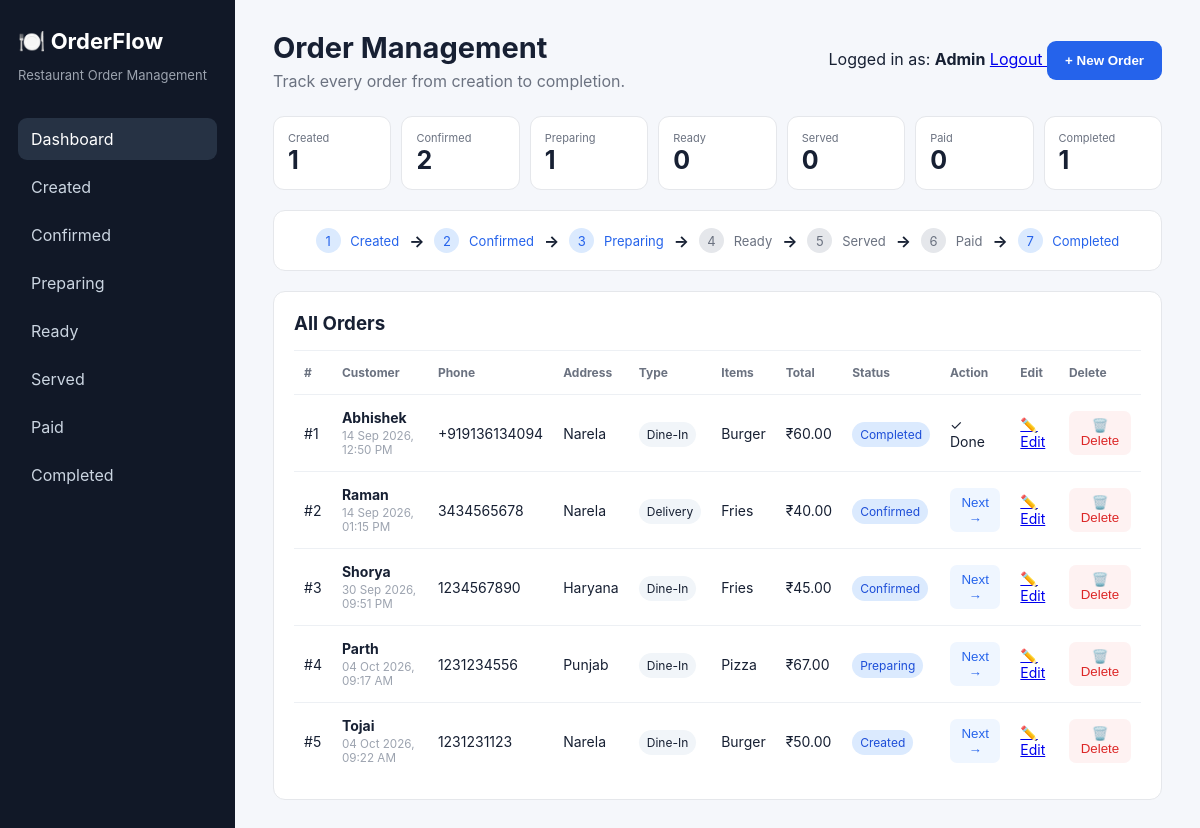
The page / (signed in) on the database its author committed.
### tables this page shows
CREATE TABLE orders (
            id INTEGER PRIMARY KEY AUTOINCREMENT,
            customer TEXT NOT NULL,
            order_type TEXT NOT NULL,
            items TEXT NOT NULL,
            total REAL NOT NULL,
            status TEXT NOT NULL DEFAULT 'Created',
            created_at TEXT NOT NULL
        , phone TEXT DEFAULT '', address TEXT DEFAULT '');

### app.py (the view, shortened to what this page needs)
@app.route("/")
def index():
    if "user_id" not in session:
        return redirect(url_for("login"))
    status = request.args.get("status", "")
    conn = get_db()
    if session["role"] == "admin":
        if status in STATUSES:
            orders = conn.execute(
                """
                SELECT *
                FROM orders
                WHERE status=?
                ORDER BY id ASC
                """,
                (status,)
            ).fetchall()
        else:
            orders = conn.execute(
                """
                SELECT *
                FROM orders
                ORDER BY id ASC
                """
            ).fetchall()
    counts = {
        s: conn.execute(
            "SELECT COUNT(*) FROM orders WHERE status=?",
            (s,)
        ).fetchone()[0]
        for s in STATUSES
    }
    conn.close()
    return render_template(
        "index.html",
        orders=orders,
        counts=counts,
        statuses=STATUSES,
        order_types=ORDER_TYPES,
        selected=status
    )

### app.py (called while the page is built)
def get_db():
    conn = sqlite3.connect(DB)
    conn.row_factory = sqlite3.Row
    return conn

### templates/index.html (shortened to what this page needs)
<!doctype html>
<html lang="en">
<head>
    <link
        rel="stylesheet"
        href="{{ url_for('static', filename='style.css') }}"
    >
</head>
<body>
<div class="app">
    <aside class="sidebar">
        <h1>🍽️ OrderFlow</h1>
        <p class="muted">
            Restaurant Order Management
        </p>
        <nav>
            <a
                class="{{ 'active' if not selected else '' }}"
                href="/"
            >
                Dashboard
            </a>
            {% for s in statuses %}
            <a
                class="{{ 'active' if selected == s else '' }}"
                href="/?status={{ s }}"
            >
                {{ s }}
            </a>
            {% endfor %}
        </nav>
    </aside>
    <main>
        <header>
            <div>
                <h2>Order Management</h2>
                <p>
                    Track every order from creation to completion.
                </p>
            </div>
            <div>
                <span>
                    Logged in as:
                    <b>{{ session["role"]|capitalize }}</b>
                </span>
                <a
                    href="/logout"
                    class="logout"
                >
                    Logout
                </a>
                <button
                    class="primary"
                    onclick="openModal()"
                >
                    + New Order
                </button>
            </div>
        </header>
        <section class="stats">
            {% for s in statuses %}
            <a
                class="stat"
                href="/?status={{ s }}"
            >
                <span>{{ s }}</span>
                <strong>
                    {{ counts[s] }}
                </strong>
            </a>
            {% endfor %}
        </section>
        <section class="lifecycle">
            {% for s in statuses %}
            <div
                class="step {{ 'done' if counts[s] > 0 else '' }}"
            >
                <span>
                    {{ loop.index }}
                </span>
                {{ s }}
            </div>
            {% if not loop.last %}
            <b>→</b>
            {% endif %}
            {% endfor %}
        </section>
        <section class="panel">
            <div class="panel-head">
                <h3>
                    {{ selected if selected else "All Orders" }}
                </h3>
            </div>
            {% if orders %}
            <div class="table-wrap">
                <table>
                    <thead>
                    <tr>
                        <th>#</th>
                        <th>Customer</th>
                        {% if session["role"] == "admin" %}
                        <th>Phone</th>
                        <th>Address</th>
                        {% endif %}
                        <th>Type</th>
                        <th>Items</th>
                        <th>Total</th>
                        <th>Status</th>
                        <th>Action</th>
                        {% if session["role"] == "admin" %}
                        <th>Edit</th>
                        <th>Delete</th>
                        {% endif %}
                    </tr>
                    </thead>
                    <tbody>
                    {% for o in orders %}
                    <tr>
                        <td>
                            #{{ loop.index }}
                        </td>
                        <td>
                            <b>
                                {{ o.customer }}
                            </b>
                            <small>
                                {{ o.created_at }}
                            </small>
                        </td>
                        {% if session["role"] == "admin" %}
                        <td>
                            {{ o.phone or "Not provided" }}
                        </td>
                        <td>
                            {{ o.address or "Not provided" }}
                        </td>
                        {% endif %}
                        <td>
                            <span class="type">
                                {{ o.order_type }}
                            </span>
                        </td>
                        <td>
                            {{ o.items }}
                        </td>
                        <td>
                            ₹{{ "%.2f"|format(o.total) }}
                        </td>
                        <td>
                            <span class="badge">
                                {{ o.status }}
                            </span>
                        </td>
                        <td>
                            {% if o.status != "Completed" %}
                            <form
                                method="post"
                                action="/advance/{{ o.id }}"
                            >
                                <button class="next">
                                    Next →
                                </button>
                            </form>
                            {% else %}
                            <span>
                                ✓ Done
                            </span>
                            {% endif %}
                        </td>
                        {% if session["role"] == "admin" %}
                        <td>
                            <a
                                class="edit"
                                href="/edit/{{ o.id }}"
                            >
                                ✏️ Edit
                            </a>
                        </td>
                        <td>
                            <form
                                method="post"
                                action="/delete/{{ o.id }}"
                                onsubmit="return confirm('Are you sure you want to delete this order?');"
                            >
                                <button class="delete">
                                    🗑️ Delete
                                </button>
                            </form>
                        </td>
                        {% endif %}
                    </tr>
                    {% endfor %}
                    </tbody>
                </table>
            </div>
            {% else %}
            <div class="empty">
                No orders yet.
                Click <b>+ New Order</b> to create one.
            </div>
            {% endif %}
        </section>
    </main>
</div>
</body>
</html>

### static/style.css (style rules this page uses)
* { box-sizing:border-box }
body { margin:0;font-family:Inter,Arial,sans-serif;background:#f5f7fb;color:#172033 }
.app { display:flex;min-height:100vh }
.sidebar { width:235px;background:#111827;color:white;padding:28px 18px }
.sidebar h1 { font-size:22px;margin:0 0 5px }
.muted { color:#9ca3af;font-size:13px }
.sidebar nav { margin-top:35px;display:flex;flex-direction:column;gap:6px }
.sidebar nav a { color:#cbd5e1;text-decoration:none;padding:11px 13px;border-radius:9px }
.sidebar nav a:hover,.sidebar nav a.active { background:#263244;color:white }
main { flex:1;padding:30px 38px }
header { display:flex;justify-content:space-between;align-items:center;margin-bottom:25px }
h2 { margin:0 0 6px;font-size:29px }
header p { margin:0;color:#6b7280 }
.primary { border:0;background:#2563eb;color:white;padding:12px 18px;border-radius:9px;font-weight:700;cursor:pointer }
.stats { display:grid;grid-template-columns:repeat(7,1fr);gap:10px;margin-bottom:20px }
.stat { background:white;border:1px solid #e5e7eb;padding:14px;text-decoration:none;color:inherit;border-radius:11px }
.stat span { font-size:11px;color:#6b7280;display:block }
.stat strong { font-size:25px }
.lifecycle { background:white;border:1px solid #e5e7eb;border-radius:12px;padding:17px;display:flex;align-items:center;justify-content:center;gap:10px;margin-bottom:20px;overflow:auto }
.step { white-space:nowrap;color:#6b7280;font-size:13px }
.step span { display:inline-grid;place-items:center;width:25px;height:25px;border-radius:50%;background:#e5e7eb;margin-right:6px }
.step.done { color:#2563eb }
.step.done span { background:#dbeafe;color:#2563eb }
.panel { background:white;border:1px solid #e5e7eb;border-radius:12px;padding:20px }
.panel-head { display:flex;justify-content:space-between;align-items:center;margin-bottom:15px }
.panel-head h3 { margin:0 }
.table-wrap { overflow:auto }
table { width:100%;border-collapse:collapse }
th,td { text-align:left;padding:14px 10px;border-top:1px solid #edf0f4;font-size:14px }
th { color:#6b7280;font-size:12px }
small { display:block;color:#9ca3af;margin-top:3px }
.type,.badge { padding:5px 8px;border-radius:20px;background:#f1f5f9;font-size:12px }
.badge { background:#dbeafe;color:#1d4ed8 }
.next,.delete { border:0;border-radius:7px;padding:7px 10px;cursor:pointer }
.next { background:#eff6ff;color:#2563eb }
.delete { background:#fef2f2;color:#dc2626 }

### rows shown on the page
orders: status "Completed", id "1", customer "Abhishek", created_at "14 Sep 2026, 12:50 PM", phone "+919136134094", address "Narela", order_type "Dine-In", items "Burger", total "60.00", shows "✓ Done"
orders: customer "Raman", created_at "14 Sep 2026, 01:15 PM", phone "3434565678", address "Narela", order_type "Delivery", items "Fries", total "40.00", status "Confirmed"
orders: customer "Shorya", created_at "30 Sep 2026, 09:51 PM", phone "1234567890", address "Haryana", order_type "Dine-In", items "Fries", total "45.00", status "Confirmed"
orders: customer "Parth", created_at "04 Oct 2026, 09:17 AM", phone "1231234556", address "Punjab", order_type "Dine-In", items "Pizza", total "67.00", status "Preparing"
orders: customer "Tojai", created_at "04 Oct 2026, 09:22 AM", phone "1231231123", address "Narela", order_type "Dine-In", items "Burger", total "50.00", status "Created"

### other values the page prints
{{ s }} "Created" "Confirmed" "Preparing" "Ready" "Served" "Paid" "Completed"
{{ session["role"]|capitalize }} "Admin"
{{ s }} "Created" "Confirmed" "Preparing" "Ready" "Served" "Paid"
{{ counts[s] }} "1" "2" "1" "0" "0" "0"
{{ selected if selected else "All Orders" }} "All Orders"
